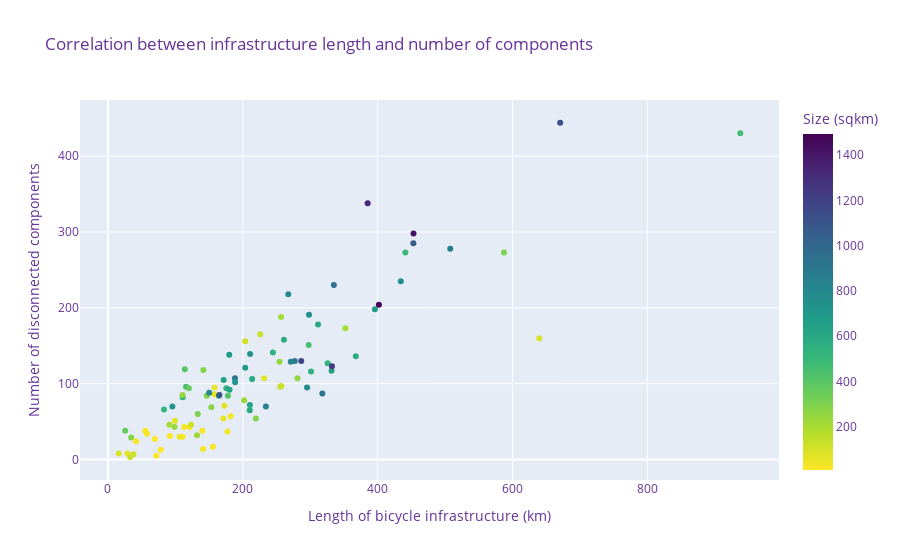
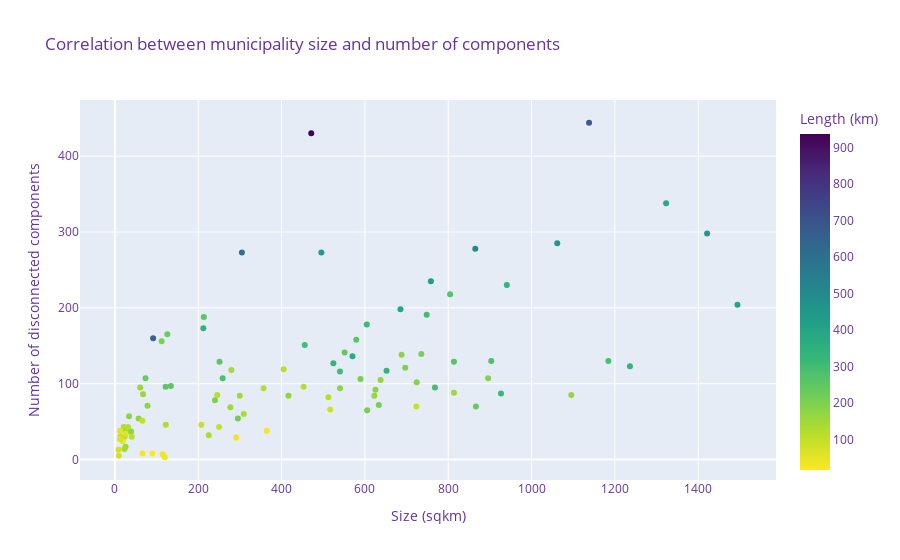
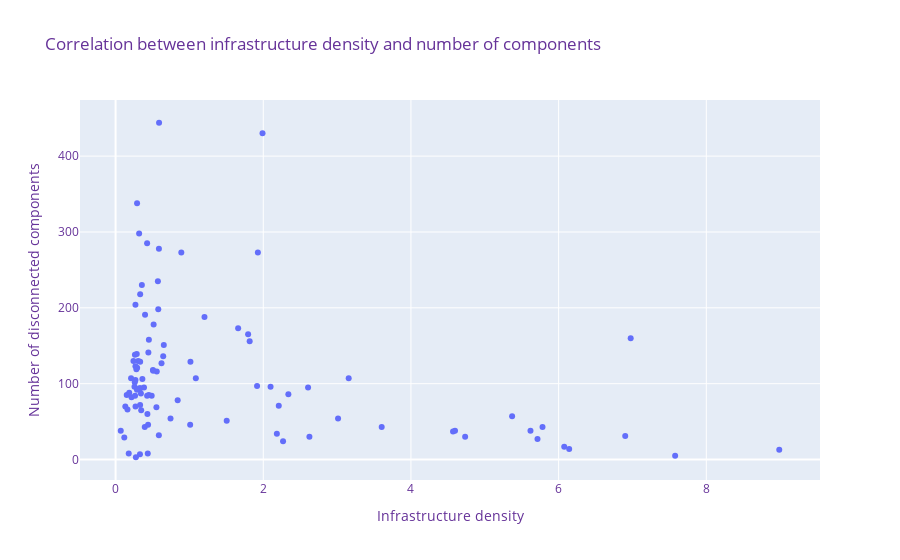

Source (notebook cell) for these figures, in order:
### Markdown cell above
**Plot scatterplots of correlation between number of components and infrastructure length, area, and density**

### Code cell
# Plot correlation between infrastructure length and no of componentsß
fig = px.scatter(
    muni_network_counts, 
    x='infra_km', 
    y='component_count',
    title='Correlation between infrastructure length and number of components', 
    hover_data=['navn'],
    color="area_sqkm",
    color_continuous_scale='viridis_r',
    labels={
        "infra_km": "Length of bicycle infrastructure (km)",
        "component_count": "Number of disconnected components",
        "navn": "Municipality",
        "area_sqkm": "Size (sqkm)",
        })

fig.update_layout(
    font=dict(
        size=12,
        color="RebeccaPurple"
    )
)
fig.show()

# Plot correlation between municipality size and no of components
fig = px.scatter(
    muni_network_counts, 
    x='area_sqkm', 
    y='component_count',
    color="infra_km",
    title='Correlation between municipality size and number of components', 
    hover_data=['navn'],
    color_continuous_scale='viridis_r',
    labels={
        "area_sqkm": "Size (sqkm)",
        "infra_km": "Length (km)",
        "component_count": "Number of disconnected components",
        "navn": "Municipality"
        })

fig.update_layout(
    font=dict(
        size=12,
        color="RebeccaPurple"
    )
)
fig.show()


# Plot correlation between density and number of components
fig = px.scatter(
    muni_network_counts, 
    x='infra_dens', 
    y='component_count',
    #color="infra_km",
    title='Correlation between infrastructure density and number of components', 
    hover_data=['navn'],
    #color_continuous_scale='viridis_r',
    labels={
        # "area_sqkm": "Size (sqkm)",
        # "infra_km": "Length (km)",
        "infra_dens": "Infrastructure density",
        "component_count": "Number of disconnected components",
        "navn": "Municipality"
        })

fig.update_layout(
    font=dict(
        size=12,
        color="RebeccaPurple"
    )
)
fig.show()

### Figure 1 — Plotly figure (JSON) as saved in the notebook; plotly's stock layout.template omitted (floating-point values rounded to 4 significant figures)
{"data": [{"customdata": [["Aabenraa"], ["Aalborg"], ["Aarhus"], ["Albertslund"], ["Allerød"], ["Assens"], ["Ballerup"], ["Billund"], ["Bornholm"], ["Brøndby"], ["Brønderslev"], ["Dragør"], ["Egedal"], ["Esbjerg"], ["Faaborg-Midtfyn"], ["Fanø"], ["Favrskov"], ["Faxe"], ["Fredensborg"], ["Fredericia"], ["Frederiksberg"], ["Frederikshavn"], ["Frederikssund"], ["Furesø"], ["Gentofte"], ["Gladsaxe"], ["Glostrup"], ["Greve"], ["Gribskov"], ["Guldborgsund"], ["Haderslev"], ["Halsnæs"], ["Hedensted"], ["Helsingør"], ["Herlev"], ["Herning"], ["Hillerød"], ["Hjørring"], ["Holbæk"], ["Holstebro"], ["Horsens"], ["Hvidovre"], ["Høje-Taastrup"], ["Hørsholm"], ["Ikast-Brande"], ["Ishøj"], ["Jammerbugt"], ["Kalundborg"], ["Kerteminde"], ["Kolding"], ["København"], ["Køge"], ["Langeland"], ["Lejre"], ["Lemvig"], ["Lolland"], ["Lyngby-Taarbæk"], ["Læsø"], ["Mariagerfjord"], ["Middelfart"], ["Morsø"], ["Norddjurs"], ["Nordfyns"], ["Nyborg"], ["Næstved"], ["Odder"], ["Odense"], ["Odsherred"], ["Randers"], ["Rebild"], ["Ringkøbing-Skjern"], ["Ringsted"], ["Roskilde"], ["Rudersdal"], ["Rødovre"], ["Samsø"], ["Silkeborg"], ["Skanderborg"], ["Skive"], ["Slagelse"], ["Solrød"], ["Sorø"], ["Stevns"], ["Struer"], ["Svendborg"], ["Syddjurs"], ["Sønderborg"], ["Thisted"], ["Tårnby"], ["Tønder"], ["Vallensbæk"], ["Varde"], ["Vejen"], ["Vejle"], ["Vesthimmerlands"], ["Viborg"], ["Vordingborg"], ["Ærø"]], "hovertemplate": "Length of bicycle infrastructure (km)=%{x}<br>Number of disconnected components=%{y}<br>Municipality=%{customdata[0]}<br>Size (sqkm)=%{marker.color}<extra></extra>", "legendgroup": "", "marker": {"color": [940.6, 1138, 471.2, 23.44, 67.43, 512.2, 33.9, 540.2, 589.3, 20.99, 633.4, 18.41, 125.8, 758.3, 637.6, 66.41, 540.1, 405.1, 112.1, 134.3, 8.71, 651.9, 251.0, 56.8, 25.62, 24.93, 13.29, 60.62, 279.5, 903.3, 813.7, 122.2, 551.4, 121.7, 12.06, 1323.0, 213.4, 926.6, 579.2, 804.3, 524.3, 22.96, 78.2, 31.35, 735.4, 26.5, 866.4, 605.4, 207.3, 604.5, 91.7, 258.6, 290.9, 240.1, 516.7, 895.6, 38.8, 119.8, 724.2, 299.6, 364.6, 723.5, 452.8, 277.1, 685.3, 225.2, 304.8, 356.7, 748.2, 622.6, 1494.0, 295.1, 212.2, 73.38, 12.17, 114.8, 864.9, 455.6, 688.0, 570.1, 40.46, 309.3, 249.9, 245.5, 416.6, 696.8, 495.5, 1095.0, 65.99, 1184.0, 9.49, 1236.0, 813.7, 1062.0, 768.0, 1421.0, 625.3, 89.77], "coloraxis": "coloraxis", "symbol": "circle"}, "mode": "markers", "name": "", "orientation": "v", "showlegend": false, "type": "scatter", "x": [335.1, 670.7, 937.9, 111.0, 157.8, 110.9, 182.1, 175.7, 213.9, 121.4, 210.6, 41.75, 225.8, 434.4, 171.6, 28.94, 301.3, 114.1, 203.7, 257.3, 78.28, 331.7, 254.5, 171.1, 155.7, 140.1, 91.73, 158.1, 141.6, 277.2, 271.2, 123.3, 244.7, 255.5, 55.44, 385.2, 256.8, 318.0, 261.0, 267.5, 325.9, 141.0, 172.8, 113.0, 210.9, 57.87, 234.3, 210.3, 91.15, 311.6, 639.7, 281.1, 34.42, 202.0, 83.17, 188.3, 177.3, 32.99, 188.6, 146.6, 25.63, 95.63, 115.8, 153.3, 396.0, 132.0, 587.4, 120.0, 298.2, 164.6, 401.9, 219.5, 352.2, 231.7, 69.54, 37.83, 507.7, 297.7, 180.0, 367.6, 106.2, 133.3, 98.73, 110.6, 177.9, 203.6, 441.1, 165.3, 99.31, 286.7, 71.92, 332.3, 150.2, 453.0, 295.3, 453.2, 180.4, 15.98], "xaxis": "x", "y": [230, 444, 430, 30, 86, 82, 57, 94, 106, 43, 72, 24, 165, 235, 105, 8, 116, 119, 156, 97, 13, 117, 129, 54, 17, 38, 31, 95, 118, 130, 129, 46, 141, 96, 38, 338, 188, 87, 158, 218, 127, 14, 71, 43, 139, 34, 70, 65, 46, 178, 160, 107, 29, 78, 66, 107, 37, 3, 102, 84, 38, 70, 96, 69, 198, 32, 273, 94, 191, 84, 204, 54, 173, 107, 27, 7, 278, 151, 138, 136, 30, 60, 43, 85, 84, 121, 273, 85, 51, 130, 5, 123, 88, 285, 95, 298, 92, 8], "yaxis": "y"}], "layout": {"coloraxis": {"colorbar": {"title": {"text": "Size (sqkm)"}}, "colorscale": [[0, "#fde725"], [0.1111, "#b5de2b"], [0.2222, "#6ece58"], [0.3333, "#35b779"], [0.4444, "#1f9e89"], [0.5556, "#26828e"], [0.6667, "#31688e"], [0.7778, "#3e4989"], [0.8889, "#482878"], [1, "#440154"]]}, "font": {"color": "RebeccaPurple", "size": 12}, "legend": {"tracegroupgap": 0}, "title": {"text": "Correlation between infrastructure length and number of components"}, "xaxis": {"anchor": "y", "domain": [0, 1], "title": {"text": "Length of bicycle infrastructure (km)"}}, "yaxis": {"anchor": "x", "domain": [0, 1], "title": {"text": "Number of disconnected components"}}}}

### Figure 2 — Plotly figure (JSON) as saved in the notebook; plotly's stock layout.template omitted (floating-point values rounded to 4 significant figures)
{"data": [{"customdata": [["Aabenraa"], ["Aalborg"], ["Aarhus"], ["Albertslund"], ["Allerød"], ["Assens"], ["Ballerup"], ["Billund"], ["Bornholm"], ["Brøndby"], ["Brønderslev"], ["Dragør"], ["Egedal"], ["Esbjerg"], ["Faaborg-Midtfyn"], ["Fanø"], ["Favrskov"], ["Faxe"], ["Fredensborg"], ["Fredericia"], ["Frederiksberg"], ["Frederikshavn"], ["Frederikssund"], ["Furesø"], ["Gentofte"], ["Gladsaxe"], ["Glostrup"], ["Greve"], ["Gribskov"], ["Guldborgsund"], ["Haderslev"], ["Halsnæs"], ["Hedensted"], ["Helsingør"], ["Herlev"], ["Herning"], ["Hillerød"], ["Hjørring"], ["Holbæk"], ["Holstebro"], ["Horsens"], ["Hvidovre"], ["Høje-Taastrup"], ["Hørsholm"], ["Ikast-Brande"], ["Ishøj"], ["Jammerbugt"], ["Kalundborg"], ["Kerteminde"], ["Kolding"], ["København"], ["Køge"], ["Langeland"], ["Lejre"], ["Lemvig"], ["Lolland"], ["Lyngby-Taarbæk"], ["Læsø"], ["Mariagerfjord"], ["Middelfart"], ["Morsø"], ["Norddjurs"], ["Nordfyns"], ["Nyborg"], ["Næstved"], ["Odder"], ["Odense"], ["Odsherred"], ["Randers"], ["Rebild"], ["Ringkøbing-Skjern"], ["Ringsted"], ["Roskilde"], ["Rudersdal"], ["Rødovre"], ["Samsø"], ["Silkeborg"], ["Skanderborg"], ["Skive"], ["Slagelse"], ["Solrød"], ["Sorø"], ["Stevns"], ["Struer"], ["Svendborg"], ["Syddjurs"], ["Sønderborg"], ["Thisted"], ["Tårnby"], ["Tønder"], ["Vallensbæk"], ["Varde"], ["Vejen"], ["Vejle"], ["Vesthimmerlands"], ["Viborg"], ["Vordingborg"], ["Ærø"]], "hovertemplate": "Size (sqkm)=%{x}<br>Number of disconnected components=%{y}<br>Municipality=%{customdata[0]}<br>Length (km)=%{marker.color}<extra></extra>", "legendgroup": "", "marker": {"color": [335.1, 670.7, 937.9, 111.0, 157.8, 110.9, 182.1, 175.7, 213.9, 121.4, 210.6, 41.75, 225.8, 434.4, 171.6, 28.94, 301.3, 114.1, 203.7, 257.3, 78.28, 331.7, 254.5, 171.1, 155.7, 140.1, 91.73, 158.1, 141.6, 277.2, 271.2, 123.3, 244.7, 255.5, 55.44, 385.2, 256.8, 318.0, 261.0, 267.5, 325.9, 141.0, 172.8, 113.0, 210.9, 57.87, 234.3, 210.3, 91.15, 311.6, 639.7, 281.1, 34.42, 202.0, 83.17, 188.3, 177.3, 32.99, 188.6, 146.6, 25.63, 95.63, 115.8, 153.3, 396.0, 132.0, 587.4, 120.0, 298.2, 164.6, 401.9, 219.5, 352.2, 231.7, 69.54, 37.83, 507.7, 297.7, 180.0, 367.6, 106.2, 133.3, 98.73, 110.6, 177.9, 203.6, 441.1, 165.3, 99.31, 286.7, 71.92, 332.3, 150.2, 453.0, 295.3, 453.2, 180.4, 15.98], "coloraxis": "coloraxis", "symbol": "circle"}, "mode": "markers", "name": "", "orientation": "v", "showlegend": false, "type": "scatter", "x": [940.6, 1138, 471.2, 23.44, 67.43, 512.2, 33.9, 540.2, 589.3, 20.99, 633.4, 18.41, 125.8, 758.3, 637.6, 66.41, 540.1, 405.1, 112.1, 134.3, 8.71, 651.9, 251.0, 56.8, 25.62, 24.93, 13.29, 60.62, 279.5, 903.3, 813.7, 122.2, 551.4, 121.7, 12.06, 1323.0, 213.4, 926.6, 579.2, 804.3, 524.3, 22.96, 78.2, 31.35, 735.4, 26.5, 866.4, 605.4, 207.3, 604.5, 91.7, 258.6, 290.9, 240.1, 516.7, 895.6, 38.8, 119.8, 724.2, 299.6, 364.6, 723.5, 452.8, 277.1, 685.3, 225.2, 304.8, 356.7, 748.2, 622.6, 1494.0, 295.1, 212.2, 73.38, 12.17, 114.8, 864.9, 455.6, 688.0, 570.1, 40.46, 309.3, 249.9, 245.5, 416.6, 696.8, 495.5, 1095.0, 65.99, 1184.0, 9.49, 1236.0, 813.7, 1062.0, 768.0, 1421.0, 625.3, 89.77], "xaxis": "x", "y": [230, 444, 430, 30, 86, 82, 57, 94, 106, 43, 72, 24, 165, 235, 105, 8, 116, 119, 156, 97, 13, 117, 129, 54, 17, 38, 31, 95, 118, 130, 129, 46, 141, 96, 38, 338, 188, 87, 158, 218, 127, 14, 71, 43, 139, 34, 70, 65, 46, 178, 160, 107, 29, 78, 66, 107, 37, 3, 102, 84, 38, 70, 96, 69, 198, 32, 273, 94, 191, 84, 204, 54, 173, 107, 27, 7, 278, 151, 138, 136, 30, 60, 43, 85, 84, 121, 273, 85, 51, 130, 5, 123, 88, 285, 95, 298, 92, 8], "yaxis": "y"}], "layout": {"coloraxis": {"colorbar": {"title": {"text": "Length (km)"}}, "colorscale": [[0, "#fde725"], [0.1111, "#b5de2b"], [0.2222, "#6ece58"], [0.3333, "#35b779"], [0.4444, "#1f9e89"], [0.5556, "#26828e"], [0.6667, "#31688e"], [0.7778, "#3e4989"], [0.8889, "#482878"], [1, "#440154"]]}, "font": {"color": "RebeccaPurple", "size": 12}, "legend": {"tracegroupgap": 0}, "title": {"text": "Correlation between municipality size and number of components"}, "xaxis": {"anchor": "y", "domain": [0, 1], "title": {"text": "Size (sqkm)"}}, "yaxis": {"anchor": "x", "domain": [0, 1], "title": {"text": "Number of disconnected components"}}}}

### Figure 3 — Plotly figure (JSON) as saved in the notebook; plotly's stock layout.template omitted (floating-point values rounded to 4 significant figures)
{"data": [{"customdata": [["Aabenraa"], ["Aalborg"], ["Aarhus"], ["Albertslund"], ["Allerød"], ["Assens"], ["Ballerup"], ["Billund"], ["Bornholm"], ["Brøndby"], ["Brønderslev"], ["Dragør"], ["Egedal"], ["Esbjerg"], ["Faaborg-Midtfyn"], ["Fanø"], ["Favrskov"], ["Faxe"], ["Fredensborg"], ["Fredericia"], ["Frederiksberg"], ["Frederikshavn"], ["Frederikssund"], ["Furesø"], ["Gentofte"], ["Gladsaxe"], ["Glostrup"], ["Greve"], ["Gribskov"], ["Guldborgsund"], ["Haderslev"], ["Halsnæs"], ["Hedensted"], ["Helsingør"], ["Herlev"], ["Herning"], ["Hillerød"], ["Hjørring"], ["Holbæk"], ["Holstebro"], ["Horsens"], ["Hvidovre"], ["Høje-Taastrup"], ["Hørsholm"], ["Ikast-Brande"], ["Ishøj"], ["Jammerbugt"], ["Kalundborg"], ["Kerteminde"], ["Kolding"], ["København"], ["Køge"], ["Langeland"], ["Lejre"], ["Lemvig"], ["Lolland"], ["Lyngby-Taarbæk"], ["Læsø"], ["Mariagerfjord"], ["Middelfart"], ["Morsø"], ["Norddjurs"], ["Nordfyns"], ["Nyborg"], ["Næstved"], ["Odder"], ["Odense"], ["Odsherred"], ["Randers"], ["Rebild"], ["Ringkøbing-Skjern"], ["Ringsted"], ["Roskilde"], ["Rudersdal"], ["Rødovre"], ["Samsø"], ["Silkeborg"], ["Skanderborg"], ["Skive"], ["Slagelse"], ["Solrød"], ["Sorø"], ["Stevns"], ["Struer"], ["Svendborg"], ["Syddjurs"], ["Sønderborg"], ["Thisted"], ["Tårnby"], ["Tønder"], ["Vallensbæk"], ["Varde"], ["Vejen"], ["Vejle"], ["Vesthimmerlands"], ["Viborg"], ["Vordingborg"], ["Ærø"]], "hovertemplate": "Infrastructure density=%{x}<br>Number of disconnected components=%{y}<br>Municipality=%{customdata[0]}<extra></extra>", "legendgroup": "", "marker": {"color": "#636efa", "symbol": "circle"}, "mode": "markers", "name": "", "orientation": "v", "showlegend": false, "type": "scatter", "x": [0.356, 0.589, 1.99, 4.734, 2.34, 0.216, 5.37, 0.325, 0.363, 5.782, 0.332, 2.268, 1.795, 0.573, 0.269, 0.436, 0.558, 0.282, 1.816, 1.916, 8.988, 0.509, 1.014, 3.013, 6.076, 5.619, 6.902, 2.607, 0.506, 0.307, 0.333, 1.01, 0.444, 2.099, 4.597, 0.291, 1.204, 0.343, 0.451, 0.333, 0.622, 6.143, 2.21, 3.604, 0.287, 2.184, 0.27, 0.347, 0.44, 0.515, 6.976, 1.087, 0.118, 0.841, 0.161, 0.21, 4.57, 0.275, 0.26, 0.489, 0.07, 0.132, 0.256, 0.553, 0.578, 0.586, 1.927, 0.336, 0.399, 0.264, 0.269, 0.744, 1.66, 3.157, 5.714, 0.33, 0.587, 0.653, 0.262, 0.645, 2.625, 0.431, 0.395, 0.45, 0.427, 0.292, 0.89, 0.151, 1.505, 0.242, 7.578, 0.269, 0.185, 0.427, 0.385, 0.319, 0.289, 0.178], "xaxis": "x", "y": [230, 444, 430, 30, 86, 82, 57, 94, 106, 43, 72, 24, 165, 235, 105, 8, 116, 119, 156, 97, 13, 117, 129, 54, 17, 38, 31, 95, 118, 130, 129, 46, 141, 96, 38, 338, 188, 87, 158, 218, 127, 14, 71, 43, 139, 34, 70, 65, 46, 178, 160, 107, 29, 78, 66, 107, 37, 3, 102, 84, 38, 70, 96, 69, 198, 32, 273, 94, 191, 84, 204, 54, 173, 107, 27, 7, 278, 151, 138, 136, 30, 60, 43, 85, 84, 121, 273, 85, 51, 130, 5, 123, 88, 285, 95, 298, 92, 8], "yaxis": "y"}], "layout": {"font": {"color": "RebeccaPurple", "size": 12}, "legend": {"tracegroupgap": 0}, "title": {"text": "Correlation between infrastructure density and number of components"}, "xaxis": {"anchor": "y", "domain": [0, 1], "title": {"text": "Infrastructure density"}}, "yaxis": {"anchor": "x", "domain": [0, 1], "title": {"text": "Number of disconnected components"}}}}
